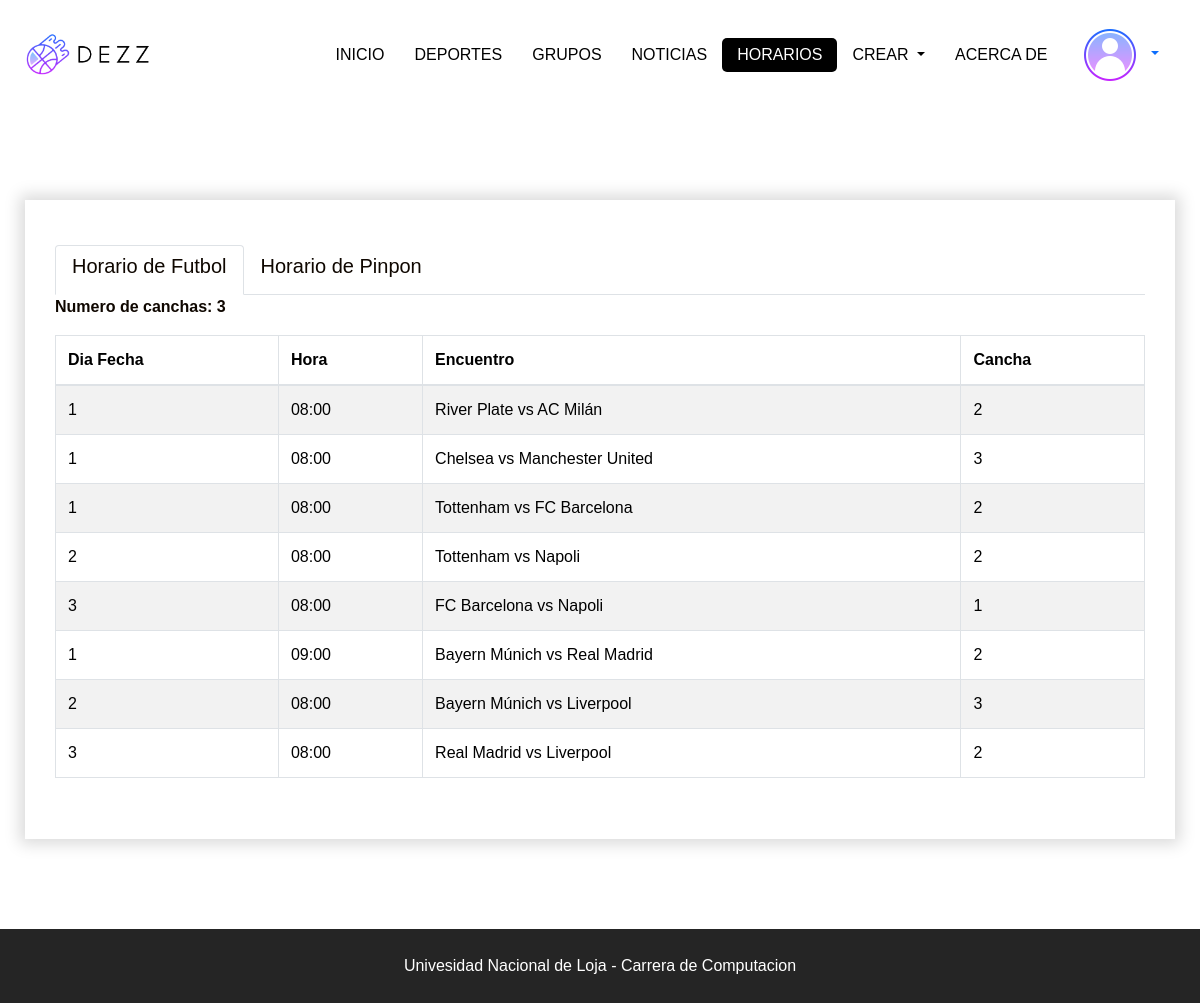
Screenshot of /Horario/ (signed in) with the database file from the repository.
### myapp/models.py (models this page shows, shortened)
class Horario(models.Model):
    numCanchas = models.IntegerField(verbose_name="Numero de canchas")
    horaInicio = models.TimeField(verbose_name="Hora de inicio", default=None, null=True, blank=True)
    horaFin = models.TimeField(verbose_name="Hora de fin", default=None, null=True, blank=True)
    deporte = models.OneToOneField(Deporte, on_delete=models.DO_NOTHING, null=False, blank=False, default=None)

class Deporte(models.Model):
    nombre = models.CharField(max_length=50, null=False, unique=True)
    descripcion = models.CharField(max_length=200, null=True, blank=True)
    esPorEquipos = models.BooleanField(default=False, null=True, blank=True)
    esPorPuntos = models.BooleanField(default=False, null=True, blank=True)
    cantidadJugadores = models.IntegerField(default=0, null=True, blank=True)
    puntosLimite = models.IntegerField(default=0, null=True, blank=True)
    duracionPartido = models.IntegerField(default=0, null=True, blank=True)
    cantidadEquipos = models.IntegerField(default=0, null=True, blank=True)
    cantidadTiempos = models.IntegerField(default=0, null=False, blank=False)
    temporada = models.ForeignKey(Temporada, on_delete=models.DO_NOTHING, null=False, blank=False)

class Partido(models.Model):
    numFecha = models.IntegerField(verbose_name="Numero de fecha", null=True, blank=False)
    hora = models.TimeField(verbose_name="Hora", null=True, blank=True, default=None, unique=False)
    cancha = models.IntegerField(verbose_name="Numero de cancha", null=True, blank=True)
    Grupo = models.ForeignKey(Grupo, on_delete=models.CASCADE, null=True, blank=True)
    horario = models.ForeignKey(Horario, on_delete=models.CASCADE, null=True, blank=True)
    equipo_local = models.ForeignKey(Equipo, related_name='partidos_locales', on_delete=models.CASCADE, null=True, blank=True)
    equipo_visitante = models.ForeignKey(Equipo, related_name='partidos_visitantes', on_delete=models.CASCADE, null=True, blank=True)

class Equipo(models.Model):
    nombre = models.CharField(max_length=100, null=False, unique=True,verbose_name="Nombre")
    descripcion = models.CharField(max_length=200)
    temporada = models.ForeignKey(Temporada, on_delete=models.CASCADE, null=True, blank=True)
    grupo = models.ForeignKey(Grupo, on_delete=models.SET_NULL, null = True, blank=True)
    deporte = models.ForeignKey(Deporte, on_delete=models.SET_NULL, null=True, blank=True)
    def __str__(self):
        return self.nombre

### myapp/views.py (the view)
# urls.py: path('Horario/', views.verHorario, name='ver Horario'),
@login_required
def verHorario(request):
    horarios = Horario.objects.all()
    return render(request, 'Horario.html', {'horarios': horarios})

### myapp/templates/horario.html (shortened to what this page needs)
{% extends 'base.html' %}
{% block barra %}
    <li class="nav-item">
      <a class="nav-link" href="{% url 'home' %}">Inicio <span class="sr-only">(current)</span></a>
    </li>
    <li class="nav-item">
      <a class="nav-link" href="{% url 'sports' %}">Deportes</a>
    </li>
    <li class="nav-item">
      <a class="nav-link" href="{% url 'ver Grupos' %}">Grupos</a>
    </li>
    <li class="nav-item">
      <a class="nav-link" href="{% url 'news' %}">Noticias</a>
    </li>
    <li class="nav-item active">
      <a class="nav-link" href="{% url 'ver Horario' %}">Horarios</a>
    </li>
    <li class="nav-item dropdown">
      <a class="nav-link dropdown-toggle" href="" role="button" data-bs-toggle="dropdown" aria-expanded="false">
        Crear
      </a>
    </li>
    <li class="nav-item">
      <a class="nav-link" href="{% url 'about' %}"> Acerca de</a>
    </li>
{% endblock %}
{% block contenido %}
<section class="service_section layout_padding">
 <div class="service_container">
  <div class="container ">
<div class="nav nav-tabs" id="horarios-tab" role="tablist">
  {% for horario in horarios %}
    <button class="nav-link {% if forloop.first %}active{% endif %}" id="horario-{{ horario.id }}-tab" data-bs-toggle="tab" data-bs-target="#horario-{{ horario.id }}" type="button" role="tab" aria-controls="horario-{{ horario.id }}" aria-selected="{% if forloop.first %}true{% else %}false{% endif %}">
      <h5 style="color: #0f0700">  Horario de {{ horario.deporte.nombre }} </h5>
    </button>
  {% endfor %}
</div>
<div class="tab-content" id="horarios-tab-content">
  {% for horario in horarios %}
    <div class="tab-pane fade {% if forloop.first %}show active{% endif %}" id="horario-{{ horario.id }}" role="tabpanel" aria-labelledby="horario-{{ horario.id }}-tab" tabindex="0">
        <strong><p style="color: #0f0700">Numero de canchas: {{ horario.numCanchas }}</p></strong>
      <table class="table table-bordered table-striped">
        <thead>
          <tr>
            <th>Dia Fecha</th>
            <th>Hora</th>
            <th>Encuentro</th>
            <th>Cancha</th>
          </tr>
        </thead>
        <tbody>
          {% for partido in horario.partido_set.all %}
            <tr>
              <td>{{ partido.numFecha }}</td>
              <td>{{ partido.hora }}</td>
              <td>{{ partido.equipo_local }} vs {{ partido.equipo_visitante }}</td>
              <td>{{ partido.cancha }}</td>
            </tr>
          {% endfor %}
        </tbody>
      </table>
    </div>
  {% endfor %}
</div>
    </div>
  </div>
</section>
{% endblock %}

### myapp/static/css/style.css (style rules this page uses)
body { font-family: 'Roboto', sans-serif; color: #0c0c0c; background-color: #ffffff; overflow-x: hidden; }
.layout_padding { padding: 90px 0; }
a, a:hover, a:focus { text-decoration: none; }
.custom_nav-container .navbar-nav .nav-item .nav-link { padding: 5px 25px; color: #000000; text-align: center; text-transform: uppercase; border-radius: 5px; -webkit-transition: all .3s; transition: all .3s; }
.custom_nav-container .navbar-nav .nav-item:hover .nav-link, .custom_nav-container .navbar-nav .nav-item.active .nav-link { color: #ffffff; background-color: #000000; }
.service_section { position: relative; }
.service_section .service_container { -webkit-box-shadow: 0 0 15px 5px rgba(0, 0, 0, 0.15); box-shadow: 0 0 15px 5px rgba(0, 0, 0, 0.15); padding: 45px 15px; margin: 0 25px; }
* { margin: 0; padding: 0; box-sizing: border-box; font-family: 'Poppins', sans-serif; }

### myapp/static/css/responsive.css (style rules this page uses)
@media (max-width: 1300px) { .custom_nav-container .navbar-nav .nav-item .nav-link { padding: 5px 15px; } }
@media (min-width: 1200px) { .container { max-width: 1170px; } }

### rows the page displays
Horario: deporte.nombre "Futbol", numCanchas "3"
Horario: deporte.nombre "Pinpon"
Partido: numFecha "1", hora "08:00", equipo_local "River Plate", equipo_visitante "AC Milán", cancha "2"
Partido: numFecha "1", hora "08:00", equipo_local "Chelsea", equipo_visitante "Manchester United", cancha "3"
Partido: numFecha "1", hora "08:00", equipo_local "Tottenham", equipo_visitante "FC Barcelona", cancha "2"
Partido: numFecha "2", hora "08:00", equipo_local "Tottenham", equipo_visitante "Napoli", cancha "2"
Partido: numFecha "3", hora "08:00", equipo_local "FC Barcelona", equipo_visitante "Napoli", cancha "1"
Partido: numFecha "1", hora "09:00", equipo_local "Bayern Múnich", equipo_visitante "Real Madrid", cancha "2"
Partido: numFecha "2", hora "08:00", equipo_local "Bayern Múnich", equipo_visitante "Liverpool", cancha "3"
Partido: numFecha "3", hora "08:00", equipo_local "Real Madrid", equipo_visitante "Liverpool", cancha "2"
